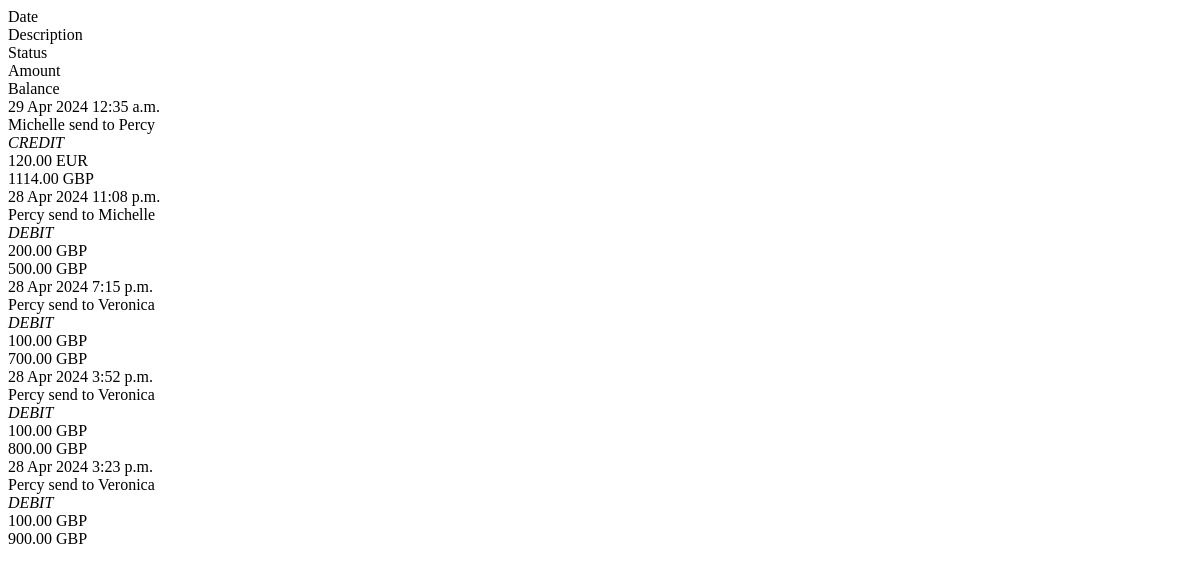
The page /webapps2024/payapp/modal/transaction-list (signed in) on the database as committed earlier.
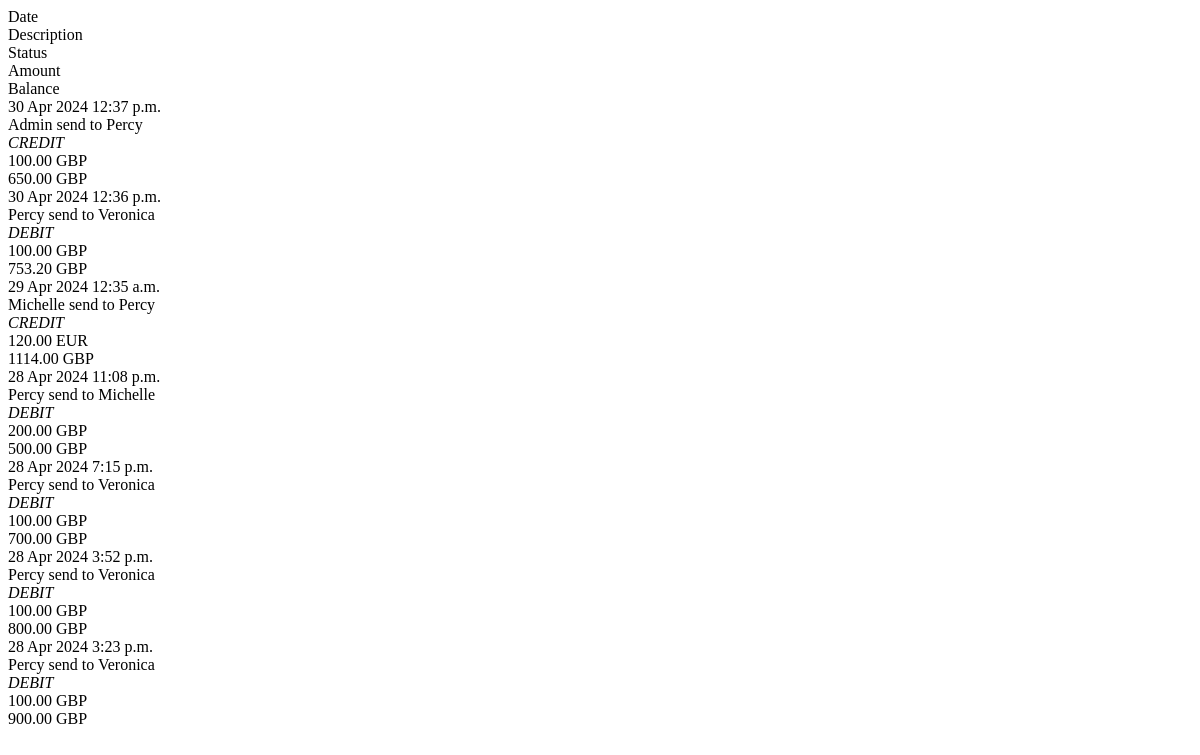
The same page on the database as committed later.
### payapp/models.py (models this page shows, shortened)
class Transaction(models.Model):
    tid = models.CharField(max_length=255)
    sender = models.ForeignKey(User, on_delete=models.CASCADE, related_name='sender')
    receiver = models.ForeignKey(User, on_delete=models.CASCADE, related_name='receiver')
    amount = models.DecimalField(decimal_places=2, max_digits=12)
    balance = models.DecimalField(decimal_places=2, max_digits=12)
    currency = models.CharField(max_length=5, choices=Currency.choices, default=Currency.GBP)
    status = models.CharField(max_length=10, choices=TransactionStatus.choices, default=TransactionStatus.PENDING)
    datetime = models.DateTimeField(auto_now_add=False)

### walletapp/models.py (models this page shows, shortened)
class Wallet(models.Model):
    user = models.OneToOneField(User, on_delete=models.CASCADE, related_name='wallet')
    balance = models.DecimalField(default=1000, decimal_places=2, max_digits=15)
    currency = models.CharField(max_length=5, choices=Currency.choices, default=Currency.GBP)

### payapp/views.py (the view)
# urls.py: path('modal/transaction-list', views.transaction_list, name='transaction-list'),
@login_required(login_url='login')
def transaction_list(request):
    if request.method == 'GET':
        limit = int(request.GET.get('limit')
                    ) if request.GET.get('limit') else 100
        sort = request.GET.get('sort')
        sortby = request.GET.get('sortby')
        type = request.GET.get('type') or 'user'
        transactions = []
        if type == 'all':
            transactions = get_all_trans()
        else:
            transactions = get_trans_id(
                request.user.id, limit=limit, sort=sort, sortby=sortby)
        if len(transactions) == 0:
            context = {
                'title': 'Oops !! You have not made any transactions yet.',
                'message': 'Please return after completing a transaction to view details.'
            }
            return render(request, 'payapp/transaction/modal/empty.html', context)
        for tr in transactions:
            if tr.sender.id == request.user.id:
                tr.type = 'DEBIT'
            else:
                tr.type = 'CREDIT'
        context = {
            'transactions': transactions,
            'type': type
        }
        return render(request, 'payapp/transaction/modal/transaction-table.html', context)
    raise Http404()

### notificationapp/context_processors.py (called while the page is built)
def get_notifications(request):
    notification_count = None
    if request.user.is_authenticated:
        user = request.user
        notification_count = Notification.objects.filter(user=user, seen=False).count()
        return {'notification_count': notification_count}
    else:
        return{'notification_count': notification_count}

### payapp/context_processors.py (called while the page is built)
def get_profile_picture(request):
    if request.user.is_authenticated:
        user_profile = UserProfile.objects.get(user=request.user)
        return {'user_profile': user_profile}
    else:
        return {'user_profile': None}

### payapp/core/transactions/transactions.py (called while the page is built)
def get_trans_id(user_id: int, limit=50, sort='dsc', sortby='datetime') -> list:
    transactions = Transaction.objects.filter(
        Q(sender_id__exact=user_id) |
        Q(receiver_id__exact=user_id)
    )
    sortby = sortby or 'datetime'
    if sort == 'asc':
        orderby = sortby
    else:
        orderby = f'-{sortby}'
    return transactions.all().order_by(orderby)[:limit]

### templates/payapp/transaction/modal/transaction-table.html (shortened to what this page needs)
<div class="transaction-title py-2 px-4" id="transaction-table">
    <div class="row fw-00">
        <div class="col-sm-2 text-center"><span class="">Date</span></div>
        <div class="col col-sm-5">Description</div>
        {% if type == 'user' %}
        <div class="col-auto col-sm-2 d-none d-sm-block text-center">Status</div>
        {% endif %}
        <div class="col text-center">Amount</div>
        <div class="col text-center">Balance</div>
    </div>
</div>
<div id="transaction-list">
    {% for t in transactions %}
    <div class="transaction-list {% if t.type == 'DEBIT' %}table-warning{% endif %}">
        <div class="transaction-item px-4 py-3">
            <div class="row align-items-center flex-row" hx-get="{% url 'transaction-detail' %}?tid={{t.id}}" hx-trigger="click" hx-target="#dialog">
                <div class="col-sm-2 text-center"> <span class="d-block text-4 fw-300">{{t.datetime|date:"d M Y"}}</span> <span class="d-block text-1 fw-300 text-uppercase">{{t.datetime| time}}</span> </div>
                <div class="col col-sm-5"> <span class="d-block text-4">{{t.sender.first_name}}</span> <span class="text-muted">send to {{t.receiver.first_name}}</span> </div>
                {% if type == 'user' %}
                {% if t.type == 'DEBIT' %}
                <div class="col-auto col-sm-2 d-none d-sm-block text-center"> <span class="text-warning"><i class="fas fa-caret-down text-danger">{{t.type}}</i></span> </div>
                {% else %}
                <div class="col-auto col-sm-2 d-none d-sm-block text-center"> <span class="text-warning"><i class="fas fa-caret-up text-success">{{t.type}}</i></span> </div>
                {% endif %}
                {% endif %}
                <div class="col text-center"> <span class="d-sm-block text-3">{{t.amount}}</span> <span class="text-2 text-uppercase">{{t.currency}}</span> </div>
                <div class="col text-center"> <span class="d-sm-block text-3">{{t.balance}} {{request.user.wallet.currency}} </span>  </div>
            </div>
        </div>
    </div>
    {% endfor %}
</div>

Rows that differ between the two databases and show on the page:
added Transaction: datetime "30 Apr 2024", datetime "12:37 p.m.", sender.first_name "Admin", receiver.first_name "Percy", type "CREDIT", amount "100.00", currency "GBP", balance "650.00", {{ request.user.wallet.currency }} "GBP"
added Transaction: datetime "30 Apr 2024", datetime "12:36 p.m.", sender.first_name "Percy", receiver.first_name "Veronica", type "DEBIT", amount "100.00", currency "GBP", balance "753.20", {{ request.user.wallet.currency }} "GBP"
